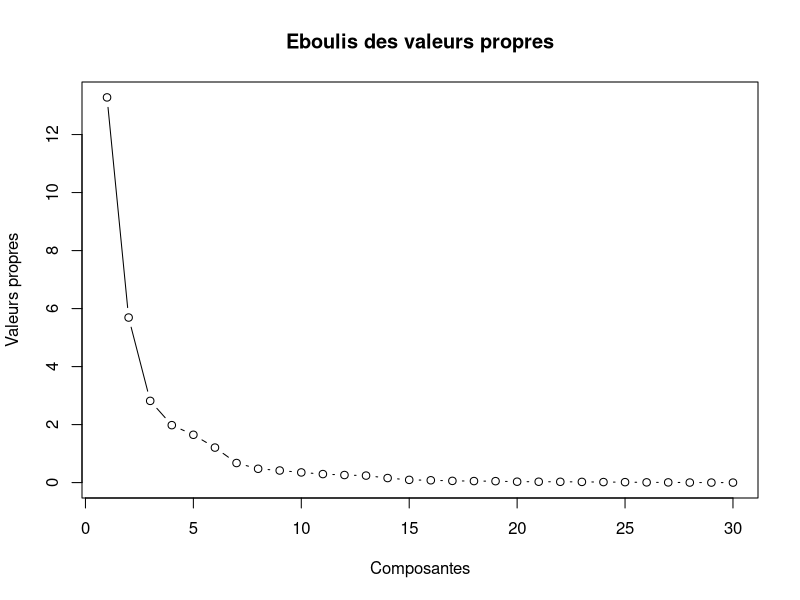
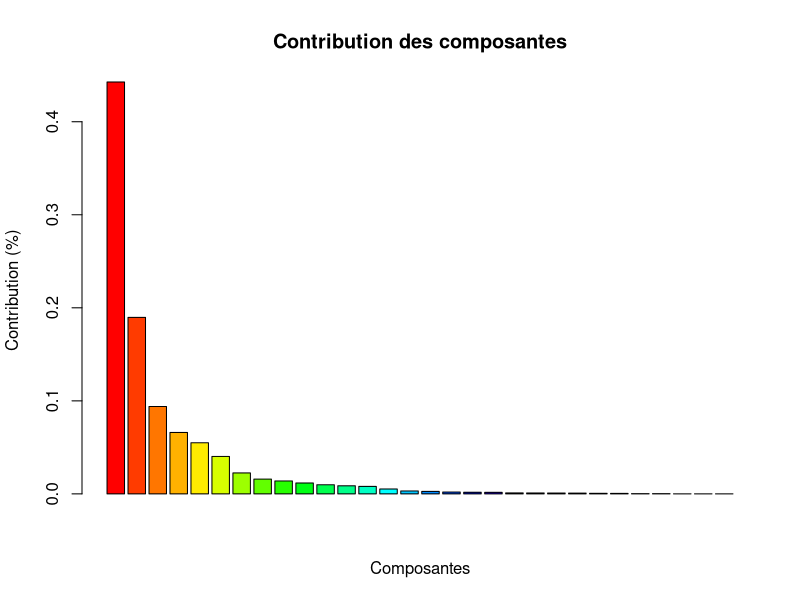
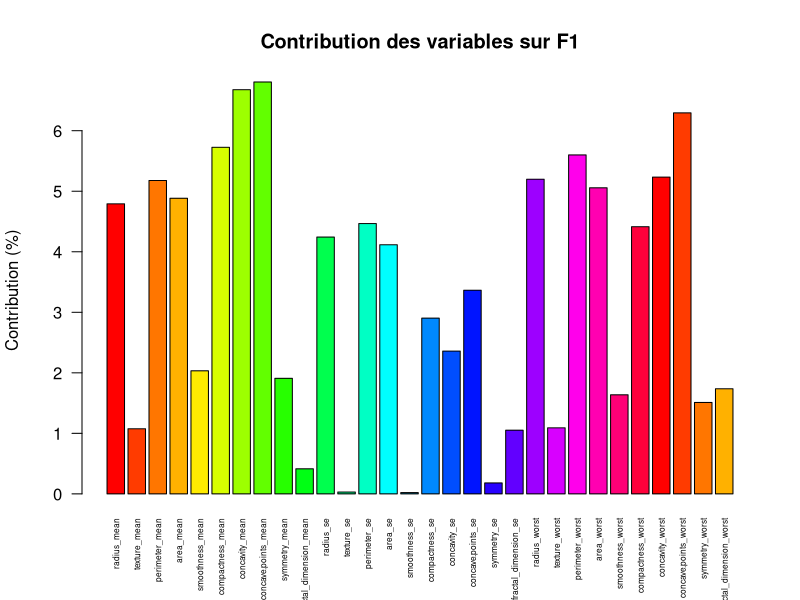
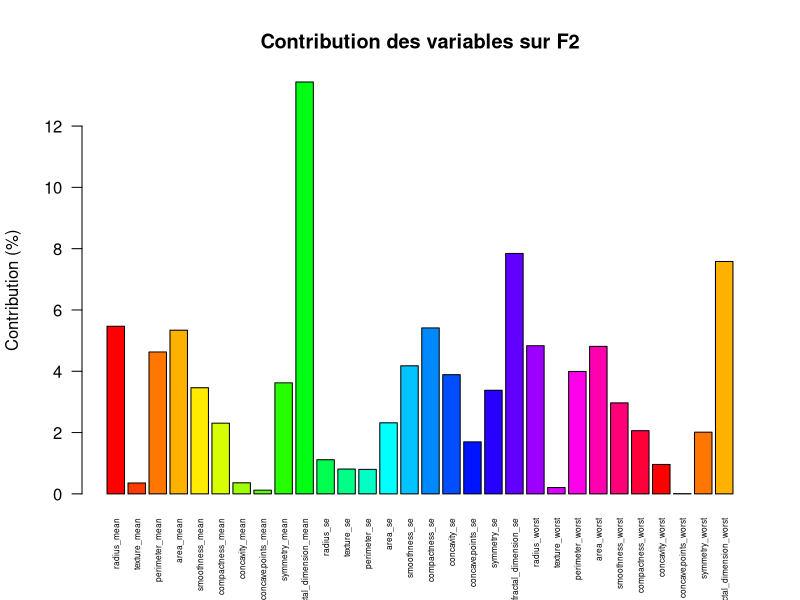
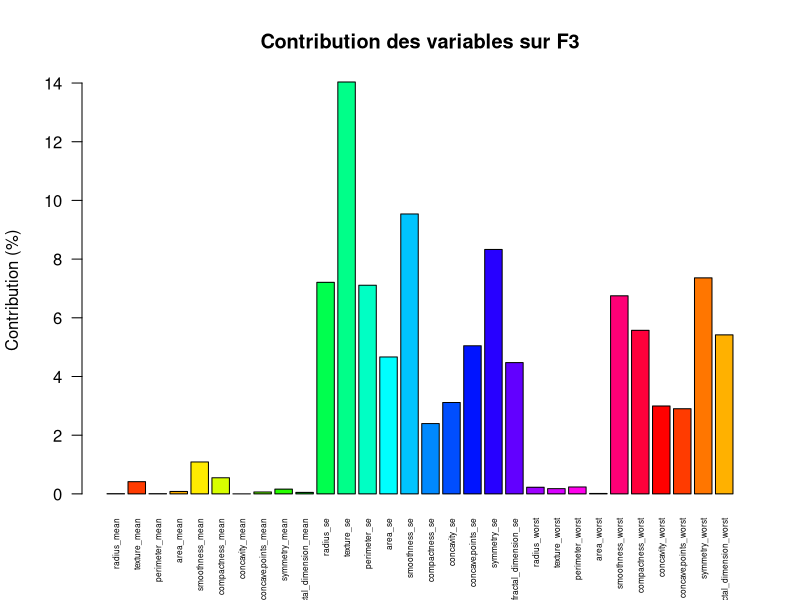
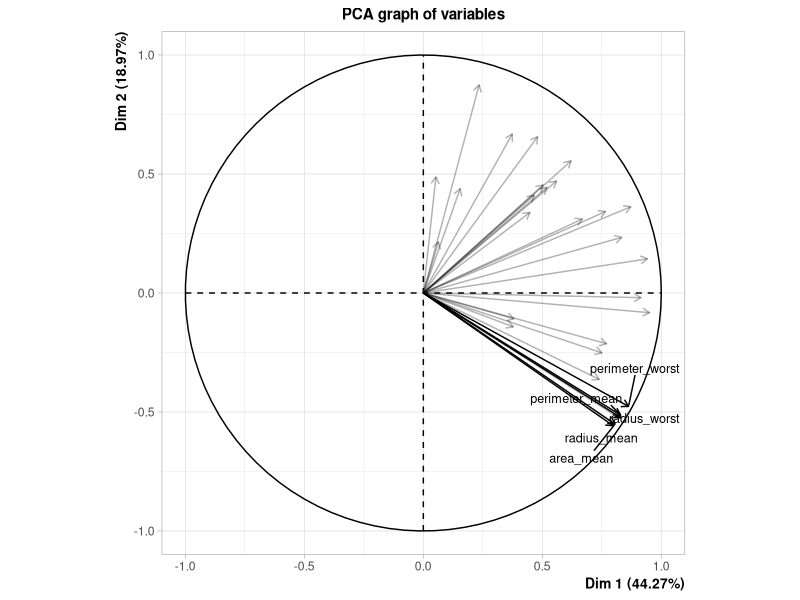
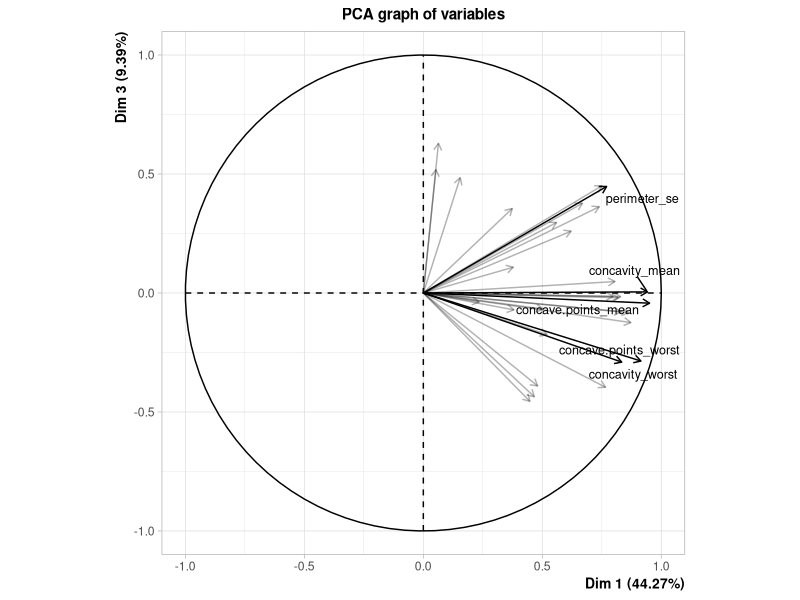
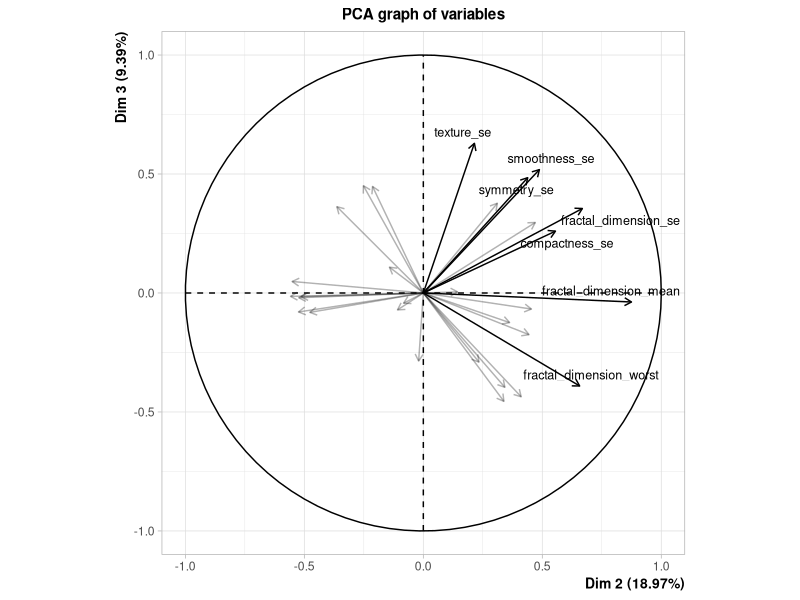

R code for these plots, in order:
## ---- chunk 1
knitr::opts_chunk$set(echo = TRUE)
## ---- chunk 2
data <- read.csv("data/data_cleaned.csv", header = TRUE, sep = ",")
data$diagnosis <- as.factor(data$diagnosis)

## ---- chunk 3
head(data)
# dim(data)
# str(data)
## ---- chunk 4
# install.packages("FactoMineR")
library("FactoMineR")
## ---- chunk 5
res.pca <- PCA(data, scale.unit = TRUE, graph = FALSE, quali.sup = 1)
## ---- chunk 6
plot(res.pca$eig[,1], type = "b", xlab = "Composantes", ylab = "Valeurs propres", main = "Eboulis des valeurs propres")
## ---- chunk 7
eig_percentage = res.pca$eig[,2]/sum(res.pca$eig[,2])
barplot(eig_percentage, names.arg = FALSE, col = rainbow(26), main = "Contribution des composantes", xlab = "Composantes", ylab = "Contribution (%)")
## ---- chunk 8
eig_percentage[1:3]
sum(eig_percentage[1:3])
## ---- chunk 9
res.pca.contrib <- res.pca$var$contrib[, 1:3]
barplot(res.pca.contrib[,1], names.arg = rownames(res.pca$var$contrib), col = rainbow(26), main = "Contribution des variables sur F1", ylab = "Contribution (%)", las= 2, cex.names = 0.5)
barplot(res.pca.contrib[,2], names.arg = rownames(res.pca$var$contrib), col = rainbow(26), main = "Contribution des variables sur F2", ylab = "Contribution (%)", las= 2, cex.names = 0.5)
barplot(res.pca.contrib[,3], names.arg = rownames(res.pca$var$contrib), col = rainbow(26), main = "Contribution des variables sur F3", ylab = "Contribution (%)", las= 2, cex.names = 0.5)
## ---- chunk 10
plot(res.pca, choix = "var", cex = 0.8, col.var = "black", select = "contrib 5")
## ---- chunk 11
plot(res.pca, choix = "var", cex = 0.8, col.var = "black", select = "contrib 5", axes = c(1,3))
## ---- chunk 12
plot(res.pca, choix = "var", cex = 0.8, col.var = "black", select = "contrib 7", axes = c(2,3))
## ---- chunk 13
plot(res.pca, choix = "var", cex = 0.8, col.var = "black", select = "cos2 .8", axes = c(2,3))
## ---- chunk 14
plot(res.pca, choix = "ind", cex = 0.8, col.ind = "black", select = "contrib 5", label = "ind")
## ---- chunk 15
plot(res.pca, choix = "ind", cex = 0.8, col.ind = "black", select = "contrib 5", axes = c(1,3), label = "ind")
## ---- chunk 16
plot(res.pca, choix = "ind", cex = 0.8, col.ind = "black", select = "contrib 7", axes = c(2,3), label = "ind")
## ---- chunk 17
par(mfrow=c(1,3))

plot(res.pca, graph.type = "classic", choix = "ind", cex = 0.8, col.ind = "black", select = "contrib 5", label = "ind")

plot(res.pca, choix = "ind", graph.type = "classic", cex = 0.8, col.ind = "black", select = "contrib 5", axes = c(1,3), label = "ind")

plot(res.pca, choix = "ind", graph.type = "classic", cex = 0.8, col.ind = "black", select = "contrib 7", axes = c(2,3), label = "ind")

## ---- chunk 18
data[c(462, 213, 123),]
## ---- chunk 19
plot(res.pca$ind$coord[,1], res.pca$ind$coord[,2], col = c("blue", "red"), pch = 20, main = "ACP avec couleurs sur le plan (F1, F2)", cex=1.2, xlab = "F1", ylab = "F2")
legend("topright", legend = c("Bénin", "Maligne"), col = c("blue", "red"), pch = 20, cex = 0.8)
## ---- chunk 20
plot(res.pca$ind$coord[,1], res.pca$ind$coord[,3], col = c("blue", "red"), pch = 20, main = "ACP avec couleurs sur le plan (F1, F3)", cex=1.2, xlab = "F1", ylab = "F3")
legend("topright", legend = c("Bénin", "Maligne"), col = c("blue", "red"), pch = 20, cex = 0.8)
## ---- chunk 21
plot(res.pca$ind$coord[,2], res.pca$ind$coord[,3], col = c("blue", "red"), pch = 20, main = "ACP avec couleurs sur le plan (F2, F3)", cex=1.2, xlab = "F2", ylab = "F3")
legend("topright", legend = c("Bénin", "Maligne"), col = c("blue", "red"), pch = 20, cex = 0.8)
## ---- chunk 22
par(mfrow=c(1,3))

plot(res.pca$ind$coord[,1], res.pca$ind$coord[,2], col = c("blue", "red"), pch = 20, main = "(F1, F2)", cex=1.2, xlab = "F1", ylab = "F2")
legend("topright", legend = c("Bénin", "Maligne"), col = c("blue", "red"), pch = 20, cex = 0.8)

plot(res.pca$ind$coord[,1], res.pca$ind$coord[,3], col = c("blue", "red"), pch = 20, main = "(F1, F3)", cex=1.2, xlab = "F1", ylab = "F3")
legend("topright", legend = c("Bénin", "Maligne"), col = c("blue", "red"), pch = 20, cex = 0.8)

plot(res.pca$ind$coord[,2], res.pca$ind$coord[,3], col = c("blue", "red"), pch = 20, main = "(F2, F3)", cex=1.2, xlab = "F2", ylab = "F3")
legend("topright", legend = c("Bénin", "Maligne"), col = c("blue", "red"), pch = 20, cex = 0.8)
## ---- chunk 23
par(mfrow=c(1,3))
plot(res.pca, graph= "classic", choix = "ind", cex = 1, select = "contrib 0")
plot(res.pca, graph= "classic", choix = "ind", cex = 1, select = "contrib 0", axes = c(1,3))
plot(res.pca, graph= "classic", choix = "ind", cex = 1, select = "contrib 0", axes = c(2,3))
## ---- chunk 24
library(MASS)
## ---- chunk 25
res.afd <- lda(data$diagnosis ~ ., data = data)
res.afd
## ---- chunk 26
F12 = predict(res.afd, prior=rep(1/2,2))$x
cercle_correlation=cor(data[,-1],F12)
cercle_correlation <- cbind(cercle_correlation, rep(0, nrow(cercle_correlation)))
a=seq(0,2* pi,length=100)
plot(cos(a), sin(a), type='l',lty=3,xlab='Dim 1', ylab='Dim 2',main="Cercle des corrélations AFD" )

arrows(0,0,cercle_correlation[,1],cercle_correlation[,2],col=2)
text(cercle_correlation,labels=colnames(data[,-1]), col = "red", cex = 0.7, pos = 3, offset = 0.5, srt = 75)

## ---- chunk 27
most_discriminant <- sort(abs(cercle_correlation[,1]), decreasing = TRUE)[1:10]
barplot(most_discriminant, names.arg=colnames(most_discriminant), las=2, col=rainbow(30), main="Histogramme des variables les + discriminantes", cex.names = 0.6, horiz = FALSE, ylim = c(0,1)) 


## ---- chunk 28
plot(F12, col = c("blue", "red")[data$diagnosis], pch = 20, main = "Représentation des individus sur le plan discriminant", xlab = "Dim 1", ylab = "Dim 2")
legend("topright", legend = c("Bénin", "Maligne"), col = c("blue", "red"), pch = 20, cex = 0.8)
